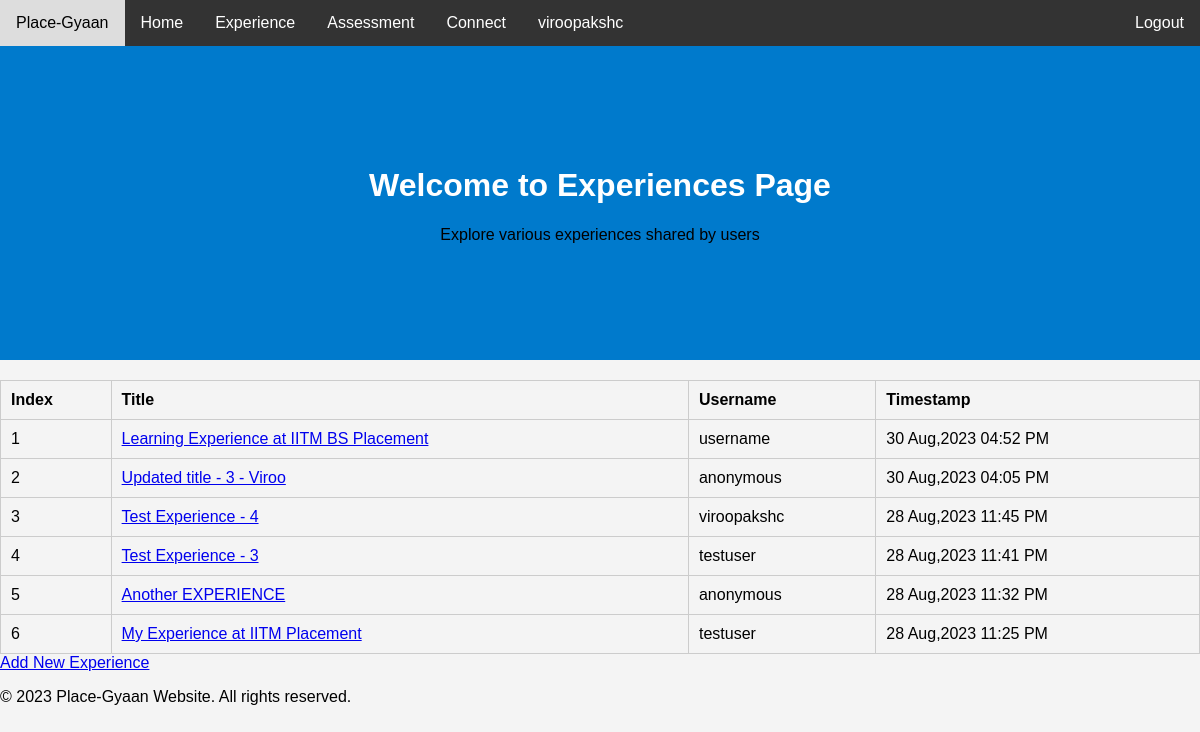
Screenshot of /experience (signed in) with the database file from the repository.
### main/models.py (models this page shows)
class User(Base, UserMixin):
    __tablename__ = 'User'
    id = Column(Integer, primary_key=True,autoincrement=True)
    email = Column(String(255), unique=True)
    username = Column(String(255), unique=False, nullable=True)
    password = Column(String(255), nullable=False)
    active = Column(Boolean())
    fs_uniquifier = Column(String(64), unique=True, nullable=False)
    attributes=Column(MutableList.as_mutable(AsaList()),nullable=False)
    roles = relationship('Role', secondary='RolesUsers',
                         backref=backref('Users', lazy='dynamic'))

class Experience(Base):
	__tablename__="Experience"
	id = Column(Integer, primary_key=True,autoincrement=True)
	title = Column(String(255), unique=True, nullable=False)
	description = Column(String(255), nullable=False)
	auth_id = Column(Integer, ForeignKey('User.id'), nullable=False)
	anonymous = Column(Boolean, default=False)
	timestamp = Column(String(80), default=0)

### main/controllers.py (the view)
@app.route("/experience")
@auth_required()
def experiences():
  exps=[]
  for exp in Experience.query.all():
    l=[]
    l.append(-1)
    l.append(exp.title)
    l.append(User.query.filter_by(id=exp.auth_id).first().username)
    l.append(extract_time(exp.timestamp))
    l.append(str(exp.id))
    l.append(exp.anonymous)
    exps.append(l)
  exps.sort(key=lambda x:x[3],reverse=True)
  c=1
  for exp in exps:
    exp[0]=c
    c+=1
  return render_template("experiences.html",experiences=exps,username=current_user.username)

### main/controllers.py (called while the page is built)
def extract_time(timestamp):
  time_and_date=dt.datetime.strptime(str(timestamp).split(".")[0],"%Y-%m-%d %H:%M:%S")
  return dt.datetime.strftime(time_and_date,"%d %b,%Y %I:%M %p")

### main/templates/experiences.html (shortened to what this page needs)
{% extends "whole.html" %}
{% block user %}
    {{ username }}
{% endblock %}
{% block welcome %}
	<div class="header">
        <h1>Welcome to Experiences Page</h1>
        <p>Explore various experiences shared by users</p>
    </div>
{% endblock %}
{% block content %}
        <table class="exp-table">
            <thead>
                <tr>
                    <th>Index</th>
                    <th>Title</th>
                    <th>Username</th>
                    <th>Timestamp</th>
                </tr>
            </thead>
            <tbody>
                {% for exp in experiences %}
                    <tr>
                        <td>{{ exp[0] }}</td>
                        <td><a href="{{ 'view_experience/' + exp[4] }}">{{ exp[1] }}</a></td>
                        <td>{{ "anonymous" if exp[5] else exp[2]  }}</td>
                        <td>{{ exp[3] }}</td>
                    </tr>
                {% endfor %}
            </tbody>
        </table>
        <a class="add-exp-button" href="/add-experience">Add New Experience</a>
{% endblock %}

### main/templates/experiences.html (style rules this page uses)
.exp-table { width: 100%; border-collapse: collapse; margin-top: 20px; }
.exp-table th, .exp-table td { border: 1px solid #ccc; padding: 10px; text-align: left; }

### main/templates/whole.html (style rules this page uses)
body { font-family: Arial, sans-serif; margin: 0; padding: 0; background-color: #f4f4f4; }
.header { text-align: center; padding: 100px; background-color: #007ACC; }
.header h1 { color: white; }

### rows the page displays
User: username "viroopakshc", username "viroopakshc"
Experience: title "Learning Experience at IITM BS Placement"
User: username "username"
Experience: title "Updated title - 3 - Viroo"
Experience: title "Test Experience - 4"
Experience: title "Test Experience - 3"
User: username "testuser" "testuser"
Experience: title "Another EXPERIENCE"
Experience: title "My Experience at IITM Placement"

### other values shown
{{ exp[0] }} "1" "2" "3" "4" "5" "6"
{{ exp[3] }} "30 Aug,2023 04:52 PM" "30 Aug,2023 04:05 PM" "28 Aug,2023 11:45 PM" "28 Aug,2023 11:41 PM" "28 Aug,2023 11:32 PM" "28 Aug,2023 11:25 PM"
{{ "anonymous" if exp[5] else exp[2] }} "anonymous" "anonymous"
